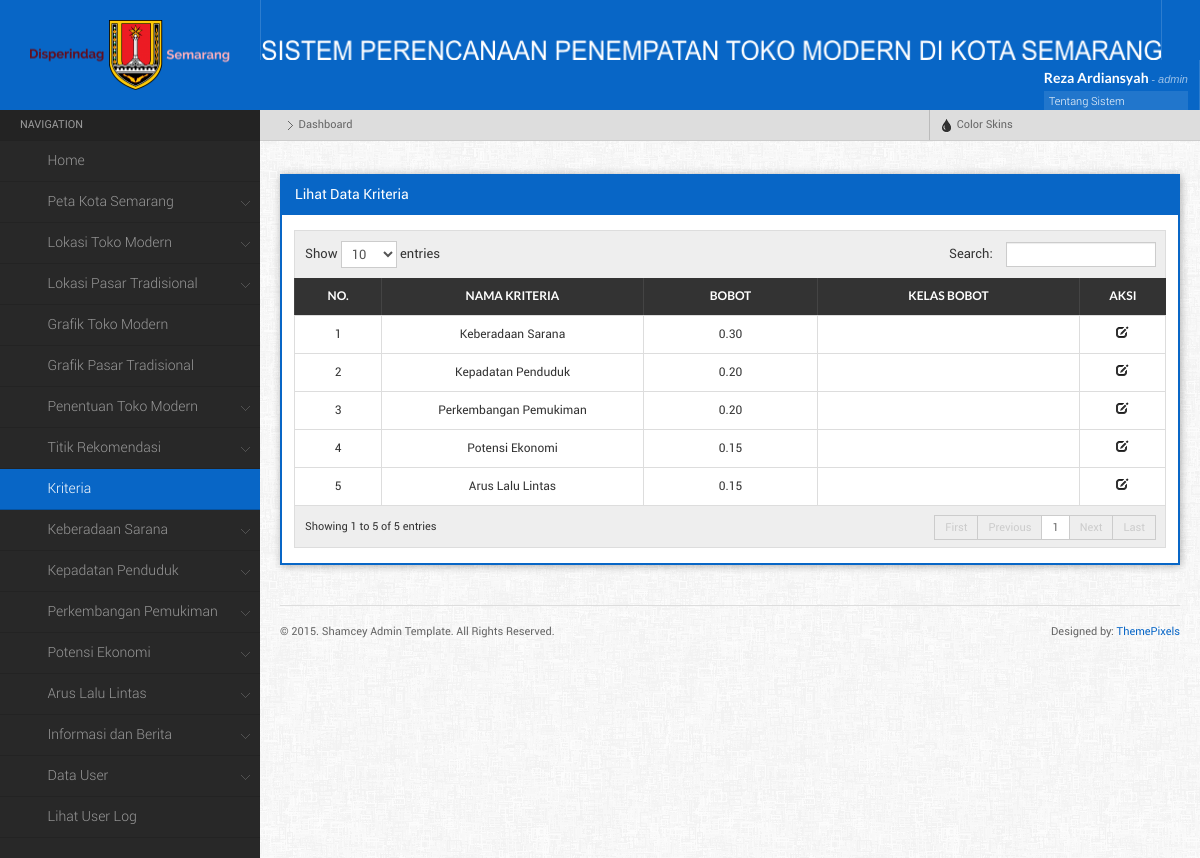
Page /main.php?menu=lihatKriteria (signed in) on the committed database.
### tables this page shows
CREATE TABLE `kriteria` (
  `id_kriteria` int(11) NOT NULL,
  `nama_kriteria` varchar(25) NOT NULL,
  `bobot` decimal(10,2) NOT NULL
);

### component/lihat_kriteria.php (the view, shortened to what this page needs)
<?php
	$query =mysql_query("SELECT * FROM kriteria") or die (mysql_error());
    echo" <div class=\"widget\">
			<h4 class=\"widgettitle\">Lihat Data Kriteria</h4>
			<div class=\"widgetcontent\">
			<table id=\"dyntable\" class=\"table table-bordered responsive\">
                <thead>
                    <tr>
                        <th></th>
                        <th><center>No.</th>
                        <th><center>Nama Kriteria</th>
						<th><center>Bobot</th>
						<th><center>Kelas Bobot</th>
						<th><center>Aksi</th>
                    </tr>
                </thead>
				<tbody>";
				$no = 1;
				while($pecah = mysql_fetch_array($query)){
					echo "<tr class=\" \">
						<td></td>
						<td style='width:10%;'><center>$no</td>
						<td style='width:30%;'><center>$pecah[nama_kriteria]</td>
						<td style='width:20%;'><center>$pecah[bobot]</td>
						<td style='width:30%;'><center>$pecah[klas_bobot]</td>
						<td class=\"center\" style=\"width: 60px;\">
							<a href= \"main.php?menu=editKriteria&id_kriteria=$pecah[id_kriteria]\" title=\"Edit\"><i  class=\"icon-edit\"></i></a>
						</td>";
					echo "</td>
					</tr>";
				$no++;
				};
				echo "</tbody>
			</table>
		 </div>
		 </div>
	";
?>

### css/responsive-tables.css (style rules this page uses)
table.responsive { margin-bottom: 0; }
table.responsive td, table.responsive th { position: relative; overflow: hidden; white-space: wrap !important; }

### rows in the picture
kriteria: nama_kriteria "Keberadaan Sarana", bobot "0.30"
kriteria: nama_kriteria "Kepadatan Penduduk", bobot "0.20"
kriteria: nama_kriteria "Perkembangan Pemukiman", bobot "0.20"
kriteria: nama_kriteria "Potensi Ekonomi", bobot "0.15"
kriteria: nama_kriteria "Arus Lalu Lintas", bobot "0.15"

### other values in the picture
$_SESSION['nama_user'] "Reza Ardiansyah"
$_SESSION['username'] "admin"
